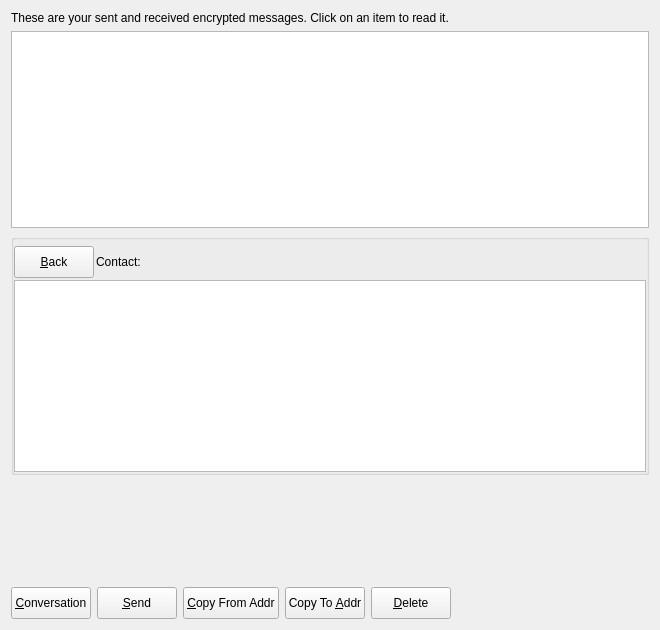
<?xml version="1.0" encoding="UTF-8"?>
<ui version="4.0">
 <class>MessagePage</class>
 <widget class="QWidget" name="MessagePage">
  <property name="geometry">
   <rect>
    <x>0</x>
    <y>0</y>
    <width>660</width>
    <height>630</height>
   </rect>
  </property>
  <property name="sizePolicy">
   <sizepolicy hsizetype="Minimum" vsizetype="Minimum">
    <horstretch>0</horstretch>
    <verstretch>0</verstretch>
   </sizepolicy>
  </property>
  <property name="minimumSize">
   <size>
    <width>660</width>
    <height>630</height>
   </size>
  </property>
  <property name="windowTitle">
   <string>Address Book</string>
  </property>
  <layout class="QVBoxLayout" name="verticalLayout_2">
   <item>
    <widget class="QLabel" name="labelExplanation">
     <property name="text">
      <string>These are your sent and received encrypted messages. Click on an item to read it.</string>
     </property>
     <property name="textFormat">
      <enum>Qt::PlainText</enum>
     </property>
     <property name="wordWrap">
      <bool>true</bool>
     </property>
    </widget>
   </item>
   <item>
    <widget class="QTableView" name="tableView">
     <property name="contextMenuPolicy">
      <enum>Qt::CustomContextMenu</enum>
     </property>
     <property name="toolTip">
      <string>Click on a message to view it</string>
     </property>
     <property name="tabKeyNavigation">
      <bool>false</bool>
     </property>
     <property name="alternatingRowColors">
      <bool>true</bool>
     </property>
     <property name="selectionMode">
      <enum>QAbstractItemView::SingleSelection</enum>
     </property>
     <property name="selectionBehavior">
      <enum>QAbstractItemView::SelectRows</enum>
     </property>
     <property name="sortingEnabled">
      <bool>true</bool>
     </property>
     <attribute name="verticalHeaderVisible">
      <bool>false</bool>
     </attribute>
    </widget>
   </item>
   <item>
    <layout class="QVBoxLayout" name="verticalLayout">
     <item>
      <widget class="QGroupBox" name="messageDetails">
       <property name="title">
        <string/>
       </property>
       <layout class="QVBoxLayout" name="verticalLayout_4">
        <property name="spacing">
         <number>2</number>
        </property>
        <property name="leftMargin">
         <number>0</number>
        </property>
        <property name="topMargin">
         <number>6</number>
        </property>
        <property name="rightMargin">
         <number>0</number>
        </property>
        <property name="bottomMargin">
         <number>0</number>
        </property>
        <item>
         <layout class="QHBoxLayout" name="horizontalLayout_3">
          <item>
           <widget class="QPushButton" name="backButton">
            <property name="minimumSize">
             <size>
              <width>32</width>
              <height>32</height>
             </size>
            </property>
            <property name="text">
             <string>&amp;Back</string>
            </property>
            <property name="icon">
             <iconset resource="../bitcoin.qrc">
              <normaloff>:/icons/quit</normaloff>:/icons/quit</iconset>
            </property>
            <property name="iconSize">
             <size>
              <width>18</width>
              <height>18</height>
             </size>
            </property>
           </widget>
          </item>
          <item>
           <widget class="QLabel" name="labelContact">
            <property name="text">
             <string>Contact:</string>
            </property>
           </widget>
          </item>
          <item>
           <widget class="QLabel" name="contactLabel">
            <property name="text">
             <string/>
            </property>
           </widget>
          </item>
          <item>
           <spacer name="horizontalSpacer_3">
            <property name="orientation">
             <enum>Qt::Horizontal</enum>
            </property>
            <property name="sizeHint" stdset="0">
             <size>
              <width>40</width>
              <height>20</height>
             </size>
            </property>
           </spacer>
          </item>
         </layout>
        </item>
        <item>
         <widget class="QListView" name="listConversation">
          <property name="styleSheet">
           <string notr="true">#listConversation { color: #000000; }</string>
          </property>
         </widget>
        </item>
        <item>
         <layout class="QVBoxLayout" name="verticalLayout_3"/>
        </item>
       </layout>
      </widget>
     </item>
     <item>
      <widget class="MRichTextEdit" name="messageEdit" native="true">
       <property name="minimumSize">
        <size>
         <width>0</width>
         <height>100</height>
        </size>
       </property>
      </widget>
     </item>
     <item>
      <layout class="QHBoxLayout" name="horizontalLayout">
       <item>
        <widget class="QPushButton" name="newButton">
         <property name="minimumSize">
          <size>
           <width>0</width>
           <height>32</height>
          </size>
         </property>
         <property name="font">
          <font>
           <pointsize>9</pointsize>
          </font>
         </property>
         <property name="text">
          <string>&amp;Conversation</string>
         </property>
         <property name="icon">
          <iconset resource="../bitcoin.qrc">
           <normaloff>:/icons/add</normaloff>:/icons/add</iconset>
         </property>
         <property name="iconSize">
          <size>
           <width>18</width>
           <height>18</height>
          </size>
         </property>
        </widget>
       </item>
       <item>
        <widget class="QPushButton" name="sendButton">
         <property name="minimumSize">
          <size>
           <width>0</width>
           <height>32</height>
          </size>
         </property>
         <property name="font">
          <font>
           <pointsize>9</pointsize>
          </font>
         </property>
         <property name="toolTip">
          <string>Sign a message to prove you own a Traid address</string>
         </property>
         <property name="text">
          <string>&amp;Send</string>
         </property>
         <property name="icon">
          <iconset resource="../bitcoin.qrc">
           <normaloff>:/icons/send</normaloff>:/icons/send</iconset>
         </property>
         <property name="iconSize">
          <size>
           <width>18</width>
           <height>18</height>
          </size>
         </property>
        </widget>
       </item>
       <item>
        <widget class="QPushButton" name="copyFromAddressButton">
         <property name="minimumSize">
          <size>
           <width>0</width>
           <height>32</height>
          </size>
         </property>
         <property name="font">
          <font>
           <pointsize>9</pointsize>
          </font>
         </property>
         <property name="toolTip">
          <string>Copy the currently selected address to the system clipboard</string>
         </property>
         <property name="text">
          <string>&amp;Copy From Addr</string>
         </property>
         <property name="icon">
          <iconset resource="../bitcoin.qrc">
           <normaloff>:/icons/editcopy</normaloff>:/icons/editcopy</iconset>
         </property>
         <property name="iconSize">
          <size>
           <width>18</width>
           <height>18</height>
          </size>
         </property>
        </widget>
       </item>
       <item>
        <widget class="QPushButton" name="copyToAddressButton">
         <property name="minimumSize">
          <size>
           <width>0</width>
           <height>32</height>
          </size>
         </property>
         <property name="font">
          <font>
           <pointsize>9</pointsize>
          </font>
         </property>
         <property name="toolTip">
          <string>Copy the currently selected address to the system clipboard</string>
         </property>
         <property name="text">
          <string>Copy To &amp;Addr</string>
         </property>
         <property name="icon">
          <iconset resource="../bitcoin.qrc">
           <normaloff>:/icons/editcopy</normaloff>:/icons/editcopy</iconset>
         </property>
         <property name="iconSize">
          <size>
           <width>18</width>
           <height>18</height>
          </size>
         </property>
        </widget>
       </item>
       <item>
        <widget class="QPushButton" name="deleteButton">
         <property name="minimumSize">
          <size>
           <width>0</width>
           <height>32</height>
          </size>
         </property>
         <property name="font">
          <font>
           <pointsize>9</pointsize>
          </font>
         </property>
         <property name="toolTip">
          <string>Delete the currently selected address from the list</string>
         </property>
         <property name="text">
          <string>&amp;Delete</string>
         </property>
         <property name="icon">
          <iconset resource="../bitcoin.qrc">
           <normaloff>:/icons/remove</normaloff>:/icons/remove</iconset>
         </property>
         <property name="iconSize">
          <size>
           <width>18</width>
           <height>18</height>
          </size>
         </property>
        </widget>
       </item>
       <item>
        <spacer name="horizontalSpacer">
         <property name="orientation">
          <enum>Qt::Horizontal</enum>
         </property>
         <property name="sizeHint" stdset="0">
          <size>
           <width>40</width>
           <height>20</height>
          </size>
         </property>
        </spacer>
       </item>
      </layout>
     </item>
    </layout>
   </item>
  </layout>
 </widget>
 <customwidgets>
  <customwidget>
   <class>MRichTextEdit</class>
   <extends>QWidget</extends>
   <header>mrichtextedit.h</header>
   <container>1</container>
  </customwidget>
 </customwidgets>
 <resources>
  <include location="../bitcoin.qrc"/>
 </resources>
 <connections/>
</ui>
